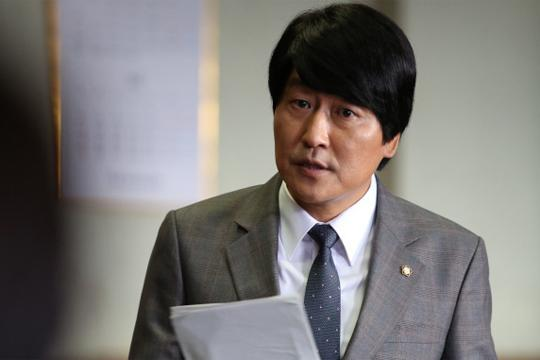
#> input picture chap04_Numpy/images/test1.jpg, 540 x 360 px
$ python step06_image_resize.py
#> lines starting #> are read from the running program, lines starting #| are printed output that depends on the picture
"""
reshape vs resize
- reshape : 모양 변경
- resize : 크기 변경

image 크기를 120 * 150 등으로 규격화할 때 사용

image 규격화 : 실습
"""
from glob import glob  # 파일 검색 패턴 사용
from PIL import Image  # Python Image Library : image file read
import numpy as np
import matplotlib.pyplot as plt  # 이미지 시각화

path = "../images/"
file = path + "test1.jpg"

# 1개
img = Image.open(file)  # image file read
#> img is the input picture: PIL image 540x360 RGB; mean R, G, B 123.9, 120.6, 118.6
np.shape(img)  # (360, 540, 3) (세로, 가로, 색상)
plt.imshow(img)

img_re = img.resize((150, 120))  # 가로 세로 : Image 모듈과 가로 세로 방향이 다름
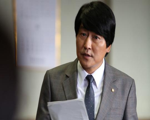
#> img_re: PIL image 150x120 RGB; mean R, G, B 123.9, 120.6, 118.6
plt.imshow(img_re)

# PIL -> numpy
img_arr = np.asarray(img_re)
img_arr.shape

# 여러 장의 image resize 함수
def imageResize(path):
#> called with path = '../images/'
    img_h = 120
    img_w = 150

    image_resize = []

    for file in glob(path + '*.jpg'):  # 파일이 오는게 아니고 이름만 넘어 옴
        img = Image.open(file)
        img = img.resize((img_h, img_w))
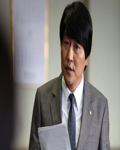
#> img: PIL image 120x150 RGB; mean R, G, B 123.9, 120.6, 118.6
        img_data = np.asarray(img)
        image_resize.append(img_data)
#> pass 2 of the loop in imageResize, `for file in glob(path + '*.jpg'):`:
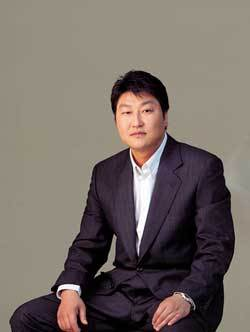
#> input picture chap04_Numpy/images/test2.jpg, 250 x 332 px
#> in imageResize, img is the input picture: PIL image 250x332 RGB; mean R, G, B 117.4, 107.3, 101.5
#> in imageResize, `img = img.resize((img_h, img_w))`:
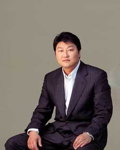
#> img: PIL image 120x150 RGB; mean R, G, B 117.4, 107.3, 101.5

    return np.array(image_resize)

image_resize = imageResize(path)
print(image_resize)
#> (printed output is left out)
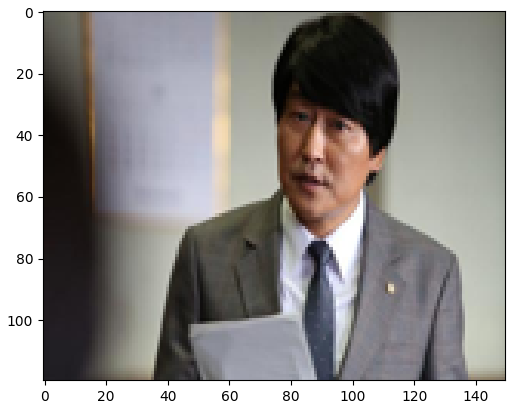
#> figure drawn by matplotlib, 1 panel
